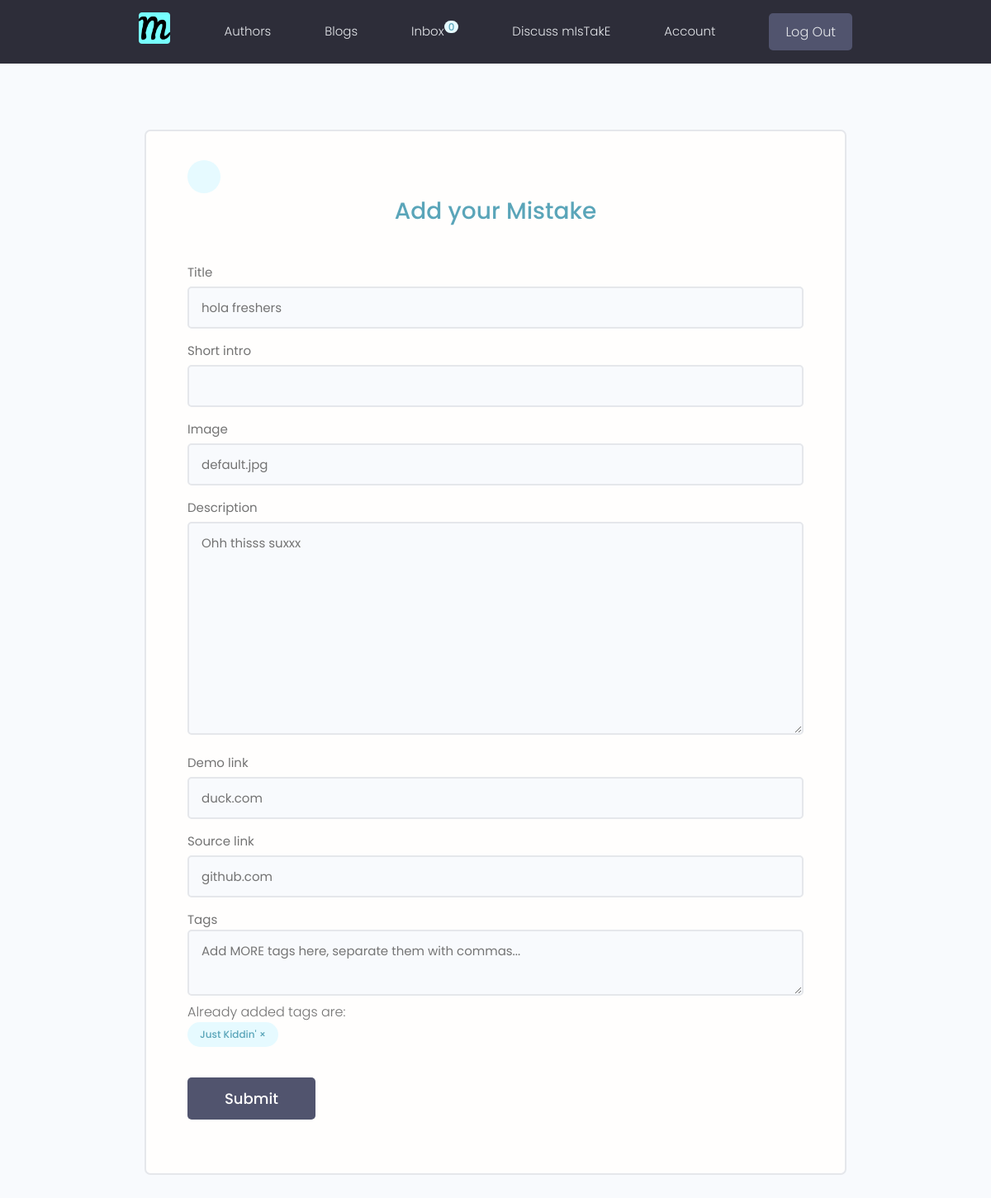
Page /update-blog/30db0c2ef1a34099b4bb395f1a1bd76f/ (signed in) on the committed database.
### users/models.py (models this page shows, shortened)
class Profile(models.Model):
    user = models.OneToOneField(
        User, on_delete=models.CASCADE, null=True, blank=True)
    name = models.CharField(max_length=200, null=True, blank=True)
    email = models.EmailField(
        max_length=400, unique=True, null=True, blank=True)
    username = models.CharField(max_length=200, blank=True, null=True)
    location = models.CharField(max_length=200, default="Earth, Milky Way")
    short_intro = models.CharField(
        max_length=300, default="BTW, I never wrote an intro BD")
    bio = models.TextField(blank=True, null=True)
    profile_image = CloudinaryField('image', default='default.jpg')
    social_instagram = models.CharField(max_length=200, null=True, blank=True)
    social_facebook = models.CharField(max_length=200, null=True, blank=True)
    social_twitter = models.CharField(max_length=200, null=True, blank=True)
    social_linkedin = models.CharField(max_length=200, null=True, blank=True)
    social_youtube = models.CharField(max_length=200, null=True, blank=True)
    social_website = models.CharField(max_length=200, null=True, blank=True)
    created = models.DateTimeField(auto_now_add=True)
    id = models.UUIDField(default=uuid.uuid4,
                          primary_key=True, unique=True, editable=False)
    class Meta:
        ordering = ['-created']

### blogs/models.py (models this page shows, shortened)
class Blog(models.Model):
    author = models.ForeignKey(
        Profile, null=True, blank=True, on_delete=models.CASCADE)
    title = models.CharField(max_length=200)
    short_intro = models.CharField(max_length=300, null=True, blank=True)
    description = models.TextField(default=None)
    featured_image = CloudinaryField('image', default='default.jpg')
    demo_link = models.CharField(max_length=2000, null=True, blank=True)
    source_link = models.CharField(max_length=2000, null=True, blank=True)
    tags = models.ManyToManyField('Tag', blank=True)  # ***IMPORTANT***
    vote_total = models.IntegerField(
        default=0, null=True, blank=True)
    vote_ratio = models.IntegerField(
        default=0, null=True, blank=True)
    created = models.DateTimeField(auto_now_add=True)
    id = models.UUIDField(default=uuid.uuid4, editable=False,
                          unique=True, primary_key=True)
    class Meta:
        ordering = ['vote_ratio', '-vote_total', '-created']

class Tag(models.Model):
    name = models.CharField(max_length=200)
    created = models.DateTimeField(auto_now_add=True)
    id = models.UUIDField(default=uuid.uuid4, editable=False,
                          unique=True, primary_key=True)

### blogs/views.py (the view, shortened to what this page needs)
# urls.py: path('update-blog/<str:pk>/', views.updateBlog, name='update-blog'),
@login_required(login_url="login")
def updateBlog(request, pk):
    profile = request.user.profile
    blog = profile.blog_set.get(id=pk)
    form = BlogForm(instance=blog)
    props = {'form': form, 'blog': blog}
    return render(request, 'blogs/blog_form.html', props)

### blogs/forms.py
class BlogForm(ModelForm):
    class Meta:
        model = Blog
        fields = ['title', 'short_intro', 'featured_image', 'description', 'demo_link',
                  'source_link', ]
        widgets = {
            'tags': forms.CheckboxSelectMultiple(),
        }
    def __init__(self, *args, **kwargs):
        super(BlogForm, self).__init__(*args, **kwargs)
        for name, field in self.fields.items():
            field.widget.attrs.update(
                {'class': 'input input--text'})

### blogs/templates/blogs/blog_form.html (shortened to what this page needs)
{% extends 'main.html' %}
{% block content %}
<main class="formPage my-xl">
    <div class="content-box">
        <div class="formWrapper">
            <a class="backButton" href="{% url request.GET.next %}"></a>
            <h4 style="text-align:center;color:var(--color-main)">Add your Mistake</h4>
            <br>
            <form class="form" action="" method="POST" enctype="multipart/form-data">
                {% for field in form %}
                <div class="form__field">
                    <label for="formInput#text">{{field.label}} </label>
                    {{field}}
                </div>
                {% endfor %}
                <label for="formInput#text">Tags</label>
                <br />
                {% if blog %}
                <textarea name="newtags" id="newtags" class='input input--textarea--sm'
                placeholder="Add MORE tags here, separate them with commas..." value=""></textarea>
                {% else %}
                <p>Sorry for inconvenience: Only available while editing mistake(Goto account -> edit mistake), not while creating, Known bug, I will resolve that asap</p>
                {% endif %}
                {% if blog and blog.tags.all %}
                <p>Already added tags are: </p>
                {% for tag in blog.tags.all %}
                <span class="blog-tag tag tag--pill tag--main" data-tag="{{tag.id}}"
                    data-blog="{{blog.id}}">{{tag.name}} &#215;</span>
                {% endfor %}
                <br />
                {% endif %}
                <input class="btn btn--sub btn--lg  my-md" type="submit" value="Submit" />
            </form>
        </div>
    </div>
</main>
{% endblock content %}

### templates/navbar.html (shortened to what this page needs)
{% load static %}
<div>
  <header class="header" >
    <div class="container container--narrow">
      <a href="{% url 'blogs'%}" class="header__logo">
        <img src="{% static 'images/favicon/android-chrome-512x512.png'%}" alt="Mistakes - We make mistakes logo" />
      </a>
      <nav class="header__nav">
        <ul class="header__menu">
          <li class="header__menuItem"><a href="{% url 'profiles' %}">Authors</a></li>
          <li class="header__menuItem"><a href="{% url 'blogs' %}">Blogs</a></li>
          {% if request.user.is_authenticated %}
          <li class="header__menuItem"><a href="{% url 'inbox' %}">Inbox<sup class='tag tag--pill tag--main'
                style="padding:5px;height:15px">{{request.user.profile.messages.all.count}}</sup></a>
          </li>
          <li class="header__menuItem"><a href="{% url 'create-blog' %}?next=account"> Discuss mIsTakE</a></li>
          <li class="header__menuItem"><a href="{% url 'account' %}"> Account </a></li>
          <li class="header__menuItem"><a href="{% url 'logout' %}" class="btn btn--sub">Log Out</a></li>
          {% else %}
          <li class="header__menuItem"><a href="{% url 'login' %}" class="btn btn--sub">Login/Sign Up</a></li>
          {% endif %}
        </ul>
      </nav>
    </div>
  </header>
  <div>

### static/styles/app.css (style rules this page uses)
:root { --color-sub: #2d2d39; }
.btn--sub { background-color: var(--color-sub-light); }
img { width: 100%; }
.content-box { width: 95%; max-width: 85rem; margin: 0 auto; }
.header { position: sticky; z-index: 111; background-color: var(--color-sub); padding: 1.5rem 0; }
.header>.container { display: flex; justify-content: space-between; align-items: center; }
.header__logo>img { height: 3.8rem; }
.header__nav>ul { display: inline-flex; align-items: center; list-style: none; gap: 6.5rem; }
.header__menuItem>a { color: var(--color-light); font-weight: 300; }
.backButton { background: var(--color-main-light); color: var(--color-main); width: 4rem; height: 4rem; display: flex; align-items: center; justify-content: center; border-radius: 50%; }
.formPage .formWrapper { list-style: none; background: var(--color-white); padding: 3.5rem 5rem; border: 2px solid var(--color-light); border-radius: 0.7rem; }

### static/uikit/styles/modules/_variables.css (style rules this page uses)
:root { --color-main: #5aa5b9; --color-main-light: #e6faff; --color-sub: #3f4156; --color-sub-light: #51546e; --color-sub-lighter: #ededfd; --color-text: #737373; --color-gray: #8b8b8b; --color-light: #e5e7eb; --color-light-gray: #767676; --color-bg: #f8fafd; --color-white: #fffefd; --color-white-light: #f3f3f3; --color-success: #359e64; --color-success-bg: #def8e8; --color-error: #fc4b0b; --color-error-bg: #fff2ee; --font-base: 'Poppins', arial, helvetica, 'Segoe UI', roboto, ubuntu, sans-serif; --font-monospace: 'Fira Code', 'Courier New', courier, monospace; --font-regular: 300; --font-medium: 500; --font-bold: 700; --generic-shadow: 1px 1px 5px #00000010; --generic-transition: all 0.3s ease-in-out; }

### static/uikit/styles/modules/_base.css (style rules this page uses)
* { margin: 0; padding: 0; box-sizing: border-box; text-rendering: optimizeLegibility; color: inherit; font-size: inherit; }
html { font-size: 50%; }
@media only screen and (min-width: 480px) { html { font-size: 56.25%; } }
@media only screen and (min-width: 1200px) { html { font-size: 62.5%; } }
body { line-height: 1.6; font-weight: 400; font-size: 1.5rem; color: var(--color-text); background-color: var(--color-bg); min-height: 100vh; }

### static/uikit/styles/modules/_typography.css (style rules this page uses)
* { font-family: var(--font-base); }
h4 { font-size: 2.8rem; font-weight: var(--font-medium); }
p, span, strong { font-size: 1.6rem; color: var(--color-text); font-weight: var(--font-regular); }
a { padding-bottom: 2px; text-decoration: none; display: inline-block; color: var(--color-main); font-weight: var(--font-medium); }

### static/uikit/styles/modules/_utilities.css (style rules this page uses)
.container { width: 92%; max-width: 165rem; margin: 0 auto; box-sizing: border-box; }
.container--narrow { width: 92%; max-width: 120rem; }
@media screen and (min-width: 1000px) { .container { width: 90%; } }
@media screen and (min-width: 1000px) { .container--narrow { width: 85%; } }
@media screen and (min-width: 1200px) { .container { width: 80%; } }
@media screen and (min-width: 1200px) { .container--narrow { width: 72%; } }
.my-md { margin: 3rem auto; }
.my-xl { margin: 8rem auto; }

### static/uikit/styles/modules/_button.css (style rules this page uses)
.btn { display: inline-block; position: relative; cursor: pointer; background-color: var(--color-light); font-weight: var(--font-medium); color: var(--color-sub); text-decoration: none; padding: 1rem 2rem; border-radius: 0.5rem; border: none; width: -webkit-fit-content; width: -moz-fit-content; width: fit-content; height: -webkit-fit-content; height: -moz-fit-content; height: fit-content; font-size: 1.6rem; outline-width: 0; outline-color: transparent; -webkit-backface-visibility: hidden; backface-visibility: hidden; transition: all 0.3s ease-in-out; }
.btn--sub { background-color: var(--color-sub); color: var(--color-white); }
.btn--lg { font-size: 1.8rem; padding: 1.2rem 4.5rem; }

### static/uikit/styles/modules/_form.css (style rules this page uses)
.form { display: block; }
.form__field { margin-top: 1.5rem; margin-bottom: 1.5rem; }
.form__label, .form__field > label { display: block; margin-bottom: 0.5rem; color: var(--color-text); }
input.input[type='text'], input.input[type='email'], input.input[type='password'], input.input[type='number'], textarea.input { min-width: 24rem; width: 100%; padding: 1.2rem 1.5rem; border-radius: 0.5rem; border: 2px solid var(--color-light); transition: all 0.3s ease-in-out; background-color: var(--color-bg); }
.input--textarea--sm { min-height: 8rem; }

### rows in the picture
Blog: form "hola freshers" "default.jpg" "Ohh thisss suxxx" "duck.com" "github.com"
Tag: name "Just Kiddin'"

### other values in the picture
{{ request.user.profile.messages.all.count }} "0"
{{ field.label }} "Title" "Short intro" "Image" "Description" "Demo link" "Source link"
